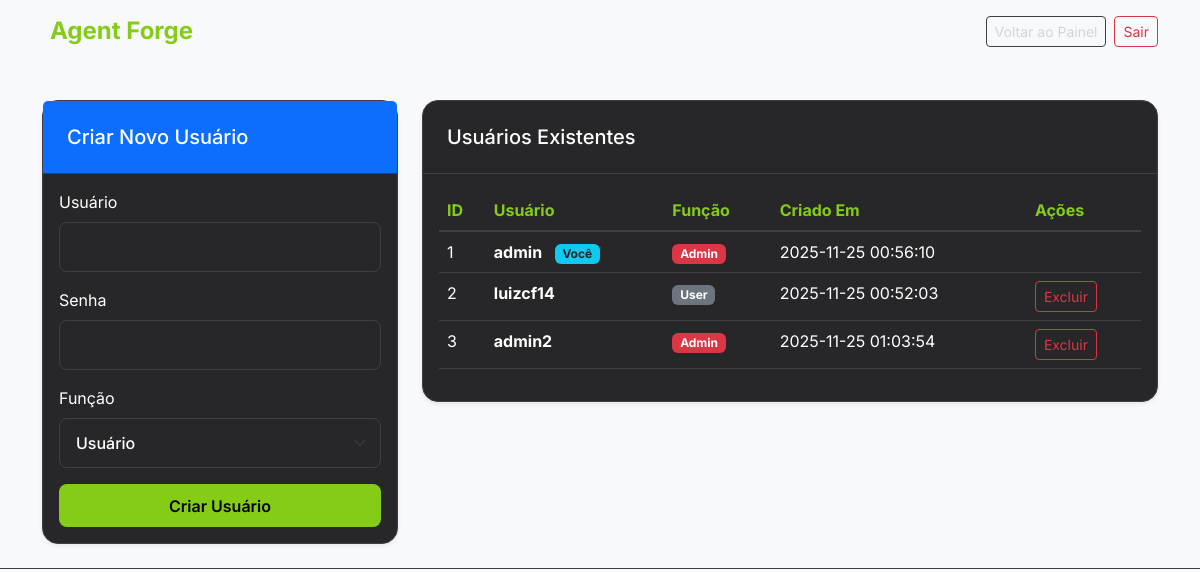
The app's page /users.php (signed in), older data.
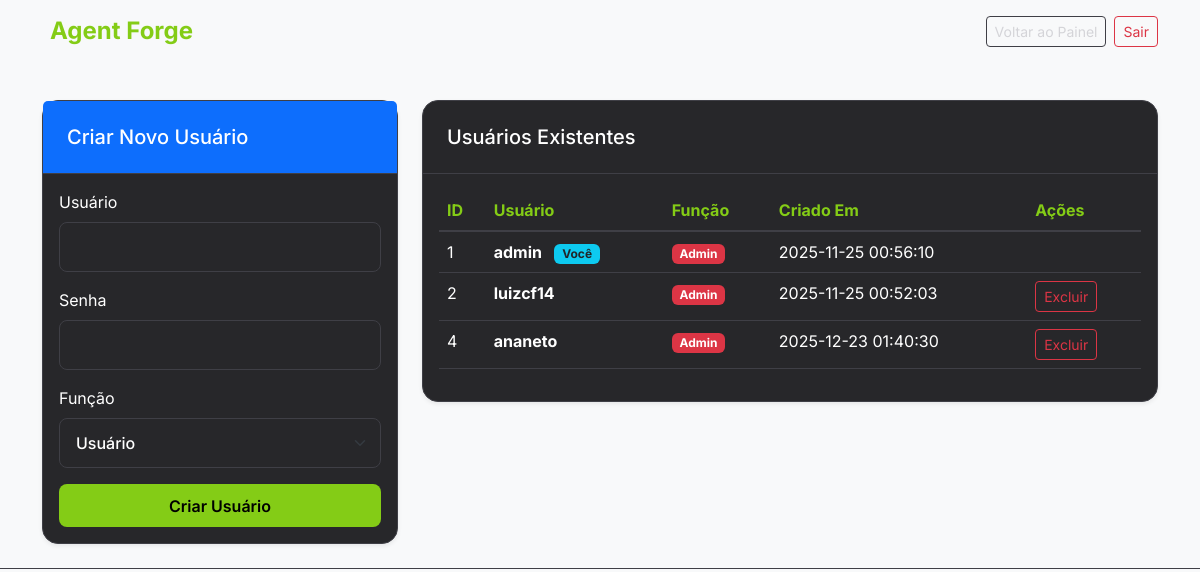
The same page, newer data.
### tables this page shows
CREATE TABLE users (
            id INTEGER PRIMARY KEY AUTOINCREMENT,
            username TEXT UNIQUE NOT NULL,
            password TEXT NOT NULL,
            role TEXT DEFAULT 'user',
            created_at DATETIME DEFAULT CURRENT_TIMESTAMP
        );

### app/Core/Database.php (called while the page is built, shortened)
<?php
class Database
{
    private $pdo;
    public function __construct()
    {
        try {
            $dbFile = __DIR__ . '/../../database.sqlite';
            $this->pdo = new PDO('sqlite:' . $dbFile);
            $this->pdo->setAttribute(PDO::ATTR_ERRMODE, PDO::ERRMODE_EXCEPTION);
            $this->initDb();
        } catch (PDOException $e) {
            die("Database connection failed: " . $e->getMessage());
        }
    }
    private function initDb()
    {
        $this->pdo->exec("CREATE TABLE IF NOT EXISTS users (
            id INTEGER PRIMARY KEY AUTOINCREMENT,
            username TEXT UNIQUE NOT NULL,
            password TEXT NOT NULL,
            role TEXT DEFAULT 'user',
            created_at DATETIME DEFAULT CURRENT_TIMESTAMP
        )");
        $this->pdo->exec("CREATE TABLE IF NOT EXISTS agents (
            id INTEGER PRIMARY KEY AUTOINCREMENT,
            user_id INTEGER,
            subject TEXT,
            type TEXT,
            behaviour TEXT,
            details TEXT,
            knowledge_base TEXT,
            status TEXT DEFAULT 'development',
            created_at DATETIME DEFAULT CURRENT_TIMESTAMP,
            FOREIGN KEY (user_id) REFERENCES users(id)
        )");
        $this->pdo->exec("CREATE TABLE IF NOT EXISTS agent_documents (
            id INTEGER PRIMARY KEY AUTOINCREMENT,
            agent_id INTEGER NOT NULL,
            filename TEXT NOT NULL,
            created_at DATETIME DEFAULT CURRENT_TIMESTAMP,
            FOREIGN KEY (agent_id) REFERENCES agents(id) ON DELETE CASCADE
        )");
        $stmt = $this->pdo->prepare("SELECT COUNT(*) FROM users WHERE username = 'admin'");
        $stmt->execute();
        $this->pdo->exec("CREATE TABLE IF NOT EXISTS conversations (
            id INTEGER PRIMARY KEY AUTOINCREMENT,
            user_id TEXT UNIQUE NOT NULL,
            last_message_at DATETIME DEFAULT CURRENT_TIMESTAMP
        )");
        $this->pdo->exec("CREATE TABLE IF NOT EXISTS messages (
            id INTEGER PRIMARY KEY AUTOINCREMENT,
            conversation_id INTEGER NOT NULL,
            sender TEXT NOT NULL, -- 'user' or 'agent'
            content TEXT,
            created_at DATETIME DEFAULT CURRENT_TIMESTAMP,
            FOREIGN KEY (conversation_id) REFERENCES conversations(id) ON DELETE CASCADE
        )");
        $this->pdo->exec("CREATE TABLE IF NOT EXISTS system_settings (
            key TEXT PRIMARY KEY,
            value TEXT,
            updated_at DATETIME DEFAULT CURRENT_TIMESTAMP
        )");
    }
    public function getAllUsers()
    {
        $stmt = $this->pdo->query("SELECT * FROM users ORDER BY id ASC");
        return $stmt->fetchAll(PDO::FETCH_ASSOC);
    }
}

### public/users.php (the view, shortened to what this page needs)
<?php
require_once __DIR__ . '/../src/Database.php';
$db = new Database();
$users = $db->getAllUsers();
?>
<!DOCTYPE html>
<html lang="pt-BR">
<head>
    <link href="https://cdn.jsdelivr.net/npm/bootstrap@5.3.0/dist/css/bootstrap.min.css" rel="stylesheet">
    <link href="assets/css/style.css" rel="stylesheet">
</head>
<body class="bg-light">
    <nav class="navbar navbar-expand-lg navbar-light fixed-top">
        <div class="container">
            <a class="navbar-brand" href="index.php">
                <i class="bi bi-robot"></i> Agent Forge
            </a>
            <div class="d-flex align-items-center">
                <a href="index.php" class="btn btn-outline-secondary btn-sm me-2">Voltar ao Painel</a>
                <a href="index.php?logout=1" class="btn btn-outline-danger btn-sm">Sair</a>
            </div>
        </div>
    </nav>
    <div class="container" style="margin-top: 100px;">
        <div class="row">
            <div class="col-md-4">
                <div class="card shadow-sm mb-4">
                    <div class="card-header bg-primary text-white">
                        <h5 class="mb-0">Criar Novo Usuário</h5>
                    </div>
                    <div class="card-body">
                        <form method="POST">
                            <div class="mb-3">
                                <label class="form-label">Usuário</label>
                                <input type="text" name="username" class="form-control" required>
                            </div>
                            <div class="mb-3">
                                <label class="form-label">Senha</label>
                                <input type="password" name="password" class="form-control" required>
                            </div>
                            <div class="mb-3">
                                <label class="form-label">Função</label>
                                <select name="role" class="form-select">
                                    <option value="user">Usuário</option>
                                </select>
                            </div>
                            <button type="submit" name="create_user" class="btn btn-primary w-100">Criar Usuário</button>
                        </form>
                    </div>
                </div>
            </div>
            <div class="col-md-8">
                <div class="card shadow-sm">
                    <div class="card-header">
                        <h5 class="mb-0">Usuários Existentes</h5>
                    </div>
                    <div class="card-body">
                        <div class="table-responsive">
                            <table class="table table-hover">
                                <thead>
                                    <tr>
                                        <th>ID</th>
                                        <th>Usuário</th>
                                        <th>Função</th>
                                        <th>Criado Em</th>
                                        <th>Ações</th>
                                    </tr>
                                </thead>
                                <tbody>
                                    <?php foreach ($users as $user): ?>
                                        <tr>
                                            <td><?= $user['id'] ?></td>
                                            <td>
                                                <span class="fw-bold"><?= htmlspecialchars($user['username']) ?></span>
                                                <?php if ($user['username'] === $_SESSION['user']): ?>
                                                    <span class="badge bg-info text-dark ms-2">Você</span>
                                                <?php endif; ?>
                                            </td>
                                            <td>
                                                <span
                                                    class="badge bg-<?= $user['role'] === 'admin' ? 'danger' : 'secondary' ?>">
                                                    <?= ucfirst($user['role']) ?>
                                                </span>
                                            </td>
                                            <td><?= $user['created_at'] ?></td>
                                            <td>
                                                <?php if ($user['username'] !== 'admin' && $user['username'] !== $_SESSION['user']): ?>
                                                    <a href="?delete=<?= $user['id'] ?>" class="btn btn-sm btn-outline-danger"
                                                        onclick="return confirm('Tem certeza?')">Excluir</a>
                                                <?php endif; ?>
                                            </td>
                                        </tr>
                                    <?php endforeach; ?>
                                </tbody>
                            </table>
                        </div>
                    </div>
                </div>
            </div>
        </div>
    </div>
</body>
</html>

### public/assets/css/style.css (style rules this page uses)
:root { --primary-color: #84cc16; --primary-hover: #65a30d; --secondary-color: #d97706; --bg-color: #18181b; --card-bg: #27272a; --border-color: #3f3f46; --text-color: #ffffff; --text-muted: #d4d4d8; --accent-gradient: linear-gradient(135deg, #84cc16 0%, #a3e635 100%); --indigenous-pattern: repeating-linear-gradient(45deg, rgba(132, 204, 22, 0.03) 0px, rgba(132, 204, 22, 0.03) 2px, transparent 2px, transparent 10px); }
body { font-family: 'Inter', sans-serif; background-color: var(--bg-color); color: var(--text-color); border-bottom: 1px solid var(--border-color); }
.navbar-brand { font-weight: 700; color: var(--primary-color) !important; font-size: 1.5rem; display: flex; align-items: center; gap: 0.5rem; }
.card { border: 1px solid var(--border-color); border-radius: 16px; background: var(--card-bg); box-shadow: 0 4px 6px -1px rgba(0, 0, 0, 0.3); transition: all 0.3s ease; }
.card-header { background: transparent; border-bottom: 1px solid var(--border-color); padding: 1.5rem; }
.btn-primary { background: var(--primary-color); border: none; border-radius: 8px; padding: 0.6rem 1.2rem; font-weight: 600; color: #000; transition: all 0.2s; }
.btn-outline-secondary { color: var(--text-muted); border-color: var(--border-color); }
.form-control, .form-select { background-color: #27272a; border: 1px solid var(--border-color); color: #ffffff; font-weight: 500; border-radius: 8px; padding: 0.75rem 1rem; }
.form-control::placeholder { color: #a1a1aa; }
body, p, h1, h2, h3, h4, h5, h6, span, div, li, td, th, label, input, textarea, select, .card-body, .modal-body { color: var(--text-color); }
.btn-primary, .btn-primary:hover, .btn-primary:active, .btn-primary:focus { color: #000000 !important; }
a { color: var(--primary-color); text-decoration: none; }
.form-label { color: var(--text-color) !important; }
.table { --bs-table-bg: transparent; --bs-table-color: var(--text-color); --bs-table-border-color: var(--border-color); color: var(--text-color); border-color: var(--border-color); }
.table > :not(caption) > * > * { background-color: transparent; border-bottom-color: var(--border-color); color: var(--text-color); }
.table thead th { border-bottom: 2px solid var(--border-color); color: var(--primary-color); }

Row changes from the older to the newer data that the page shows:
removed users: id "3", username "admin2", role "Admin", created_at "2025-11-25 01:03:54"
changed users "luizcf14": role "User" → "Admin"
added users: id "4", username "ananeto", role "Admin", created_at "2025-12-23 01:40:30"
